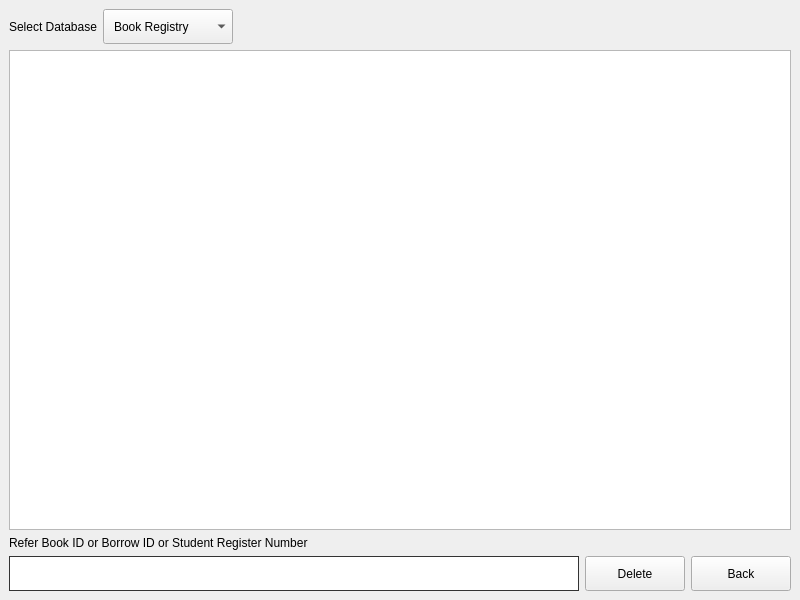
<?xml version="1.0" encoding="UTF-8"?>
<ui version="4.0">
 <class>deleteRecords</class>
 <widget class="QMainWindow" name="deleteRecords">
  <property name="geometry">
   <rect>
    <x>0</x>
    <y>0</y>
    <width>800</width>
    <height>600</height>
   </rect>
  </property>
  <property name="windowTitle">
   <string>MainWindow</string>
  </property>
  <widget class="QWidget" name="centralwidget">
   <layout class="QVBoxLayout" name="verticalLayout_2">
    <item>
     <layout class="QHBoxLayout" name="horizontalLayout_2">
      <item>
       <widget class="QLabel" name="label">
        <property name="text">
         <string>Select Database</string>
        </property>
       </widget>
      </item>
      <item>
       <widget class="QComboBox" name="comboBox">
        <property name="minimumSize">
         <size>
          <width>0</width>
          <height>35</height>
         </size>
        </property>
        <property name="styleSheet">
         <string notr="true">padding:0 10px;</string>
        </property>
        <item>
         <property name="text">
          <string>Book Registry</string>
         </property>
        </item>
        <item>
         <property name="text">
          <string>Student Registry</string>
         </property>
        </item>
        <item>
         <property name="text">
          <string>Book Ledger</string>
         </property>
        </item>
       </widget>
      </item>
      <item>
       <spacer name="horizontalSpacer">
        <property name="orientation">
         <enum>Qt::Horizontal</enum>
        </property>
        <property name="sizeHint" stdset="0">
         <size>
          <width>40</width>
          <height>20</height>
         </size>
        </property>
       </spacer>
      </item>
     </layout>
    </item>
    <item>
     <widget class="QTableView" name="tableView"/>
    </item>
    <item>
     <layout class="QVBoxLayout" name="verticalLayout">
      <item>
       <widget class="QLabel" name="label_2">
        <property name="minimumSize">
         <size>
          <width>400</width>
          <height>0</height>
         </size>
        </property>
        <property name="text">
         <string>Refer Book ID or Borrow ID or Student Register Number</string>
        </property>
       </widget>
      </item>
      <item>
       <layout class="QHBoxLayout" name="horizontalLayout">
        <item>
         <widget class="QLineEdit" name="referenceID">
          <property name="minimumSize">
           <size>
            <width>0</width>
            <height>35</height>
           </size>
          </property>
          <property name="styleSheet">
           <string notr="true">outline:none;
border:0.5px solid #333;
padding:7px 15px;
font-size:15px;</string>
          </property>
         </widget>
        </item>
        <item>
         <widget class="QPushButton" name="deleteBtn">
          <property name="minimumSize">
           <size>
            <width>100</width>
            <height>35</height>
           </size>
          </property>
          <property name="text">
           <string>Delete</string>
          </property>
         </widget>
        </item>
        <item>
         <widget class="QPushButton" name="backBtn">
          <property name="minimumSize">
           <size>
            <width>100</width>
            <height>35</height>
           </size>
          </property>
          <property name="text">
           <string>Back</string>
          </property>
         </widget>
        </item>
       </layout>
      </item>
     </layout>
    </item>
   </layout>
  </widget>
 </widget>
 <resources/>
 <connections/>
</ui>
